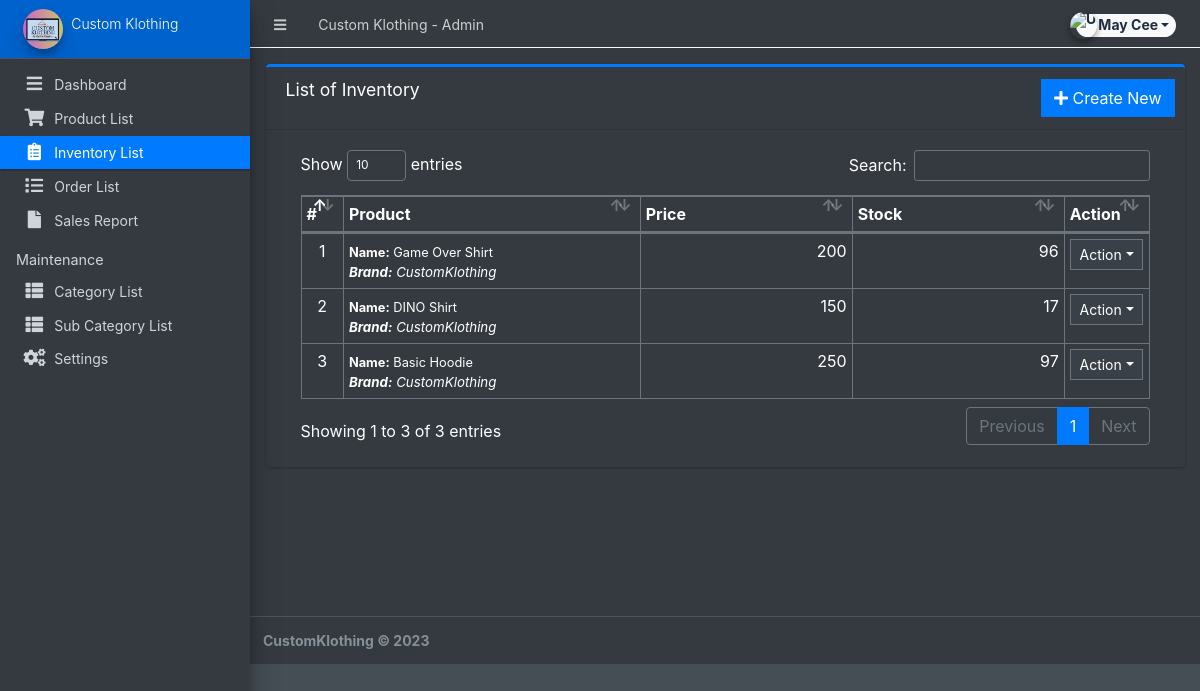
Screenshot of /admin/?page=inventory (signed in) with the database file from the repository.
### tables this page shows
CREATE TABLE `inventory` (
  `id` int(30) NOT NULL,
  `product_id` int(30) NOT NULL,
  `quantity` double NOT NULL,
  `price` float NOT NULL,
  `date_created` datetime NOT NULL DEFAULT current_timestamp(),
  `date_updated` datetime DEFAULT NULL ON UPDATE current_timestamp()
);

CREATE TABLE `products` (
  `id` int(30) NOT NULL,
  `category_id` int(30) NOT NULL,
  `sub_category_id` int(30) NOT NULL,
  `product` varchar(250) NOT NULL,
  `brandname` text NOT NULL,
  `description` text NOT NULL,
  `status` tinyint(1) NOT NULL DEFAULT 1,
  `date_created` datetime NOT NULL DEFAULT current_timestamp()
);

### admin/inventory/index.php (the view, shortened to what this page needs)
<div class="card card-outline card-primary">
	<div class="card-header">
		<h3 class="card-title">List of Inventory</h3>
		<div class="card-tools">
			<a href="?page=inventory/manage_inventory" class="btn btn-flat btn-primary"><span class="fas fa-plus"></span>  Create New</a>
		</div>
	</div>
	<div class="card-body">
		<div class="container-fluid">
        <div class="container-fluid">
			<table class="table table-bordered table-stripped">
				<colgroup>
					<col width="5%">
					<col width="35%">
					<col width="25%">
					<col width="25%">
					<col width="10%">
				</colgroup>
				<thead>
					<tr>
						<th>#</th>
						<th>Product</th>
						<th>Price</th>
						<th>Stock</th>
						<th>Action</th>
					</tr>
				</thead>
				<tbody>
					<?php
					$i = 1;
						$qry = $conn->query("SELECT i.*,p.product as product,p.brandname from `inventory` i inner join `products` p on p.id = i.product_id order by unix_timestamp(i.date_created) desc ");
						while($row = $qry->fetch_assoc()):
						$sold = $conn->query("SELECT SUM(ol.quantity) as sold FROM order_list ol inner join orders o on o.id = ol.order_id where ol.product_id='{$row['id']}' and o.`status` != 4 ");
						$sold = $sold->num_rows > 0 ? $sold->fetch_assoc()['sold'] : 0;
						$avail = $row['quantity'] - $sold;
						foreach($row as $k=> $v){
							$row[$k] = trim(stripslashes($v));
						}
					?>
						<tr>
							<td class="text-center"><?php echo $i++; ?></td>
							<td>
								<p class="m-0"><small><b>Name:</b> <?php echo $row['product'] ?></small></p>
								<p class="m-0 truncate"><b>Brand:</b> <?php echo $row['brandname'] ?></p>
							</td>
							<td class="text-right"><?php echo number_format($row['price']) ?></td>
							<td class="text-right"><?php echo $avail ?></td>
							<td align="center">
								 <button type="button" class="btn btn-flat btn-default btn-sm dropdown-toggle dropdown-icon" data-toggle="dropdown">
				                  		Action
				                  </button>
							</td>
						</tr>
					<?php endwhile; ?>
				</tbody>
			</table>
		</div>
		</div>
	</div>
</div>

### rows the page displays
inventory: product.product "Game Over Shirt", product.brandname "CustomKlothing", price "200", avail "96"
inventory: product.product "DINO Shirt", product.brandname "CustomKlothing", price "150", avail "17"
inventory: product.product "Basic Hoodie", product.brandname "CustomKlothing", price "250", avail "97"

### other values shown
$_settings->info('name') "Custom Klothing"
$_settings->userdata('firstname').' '.$_settings->userdata('lastname') "May Cee"
$_settings->info('short_name') "Custom Klothing"
